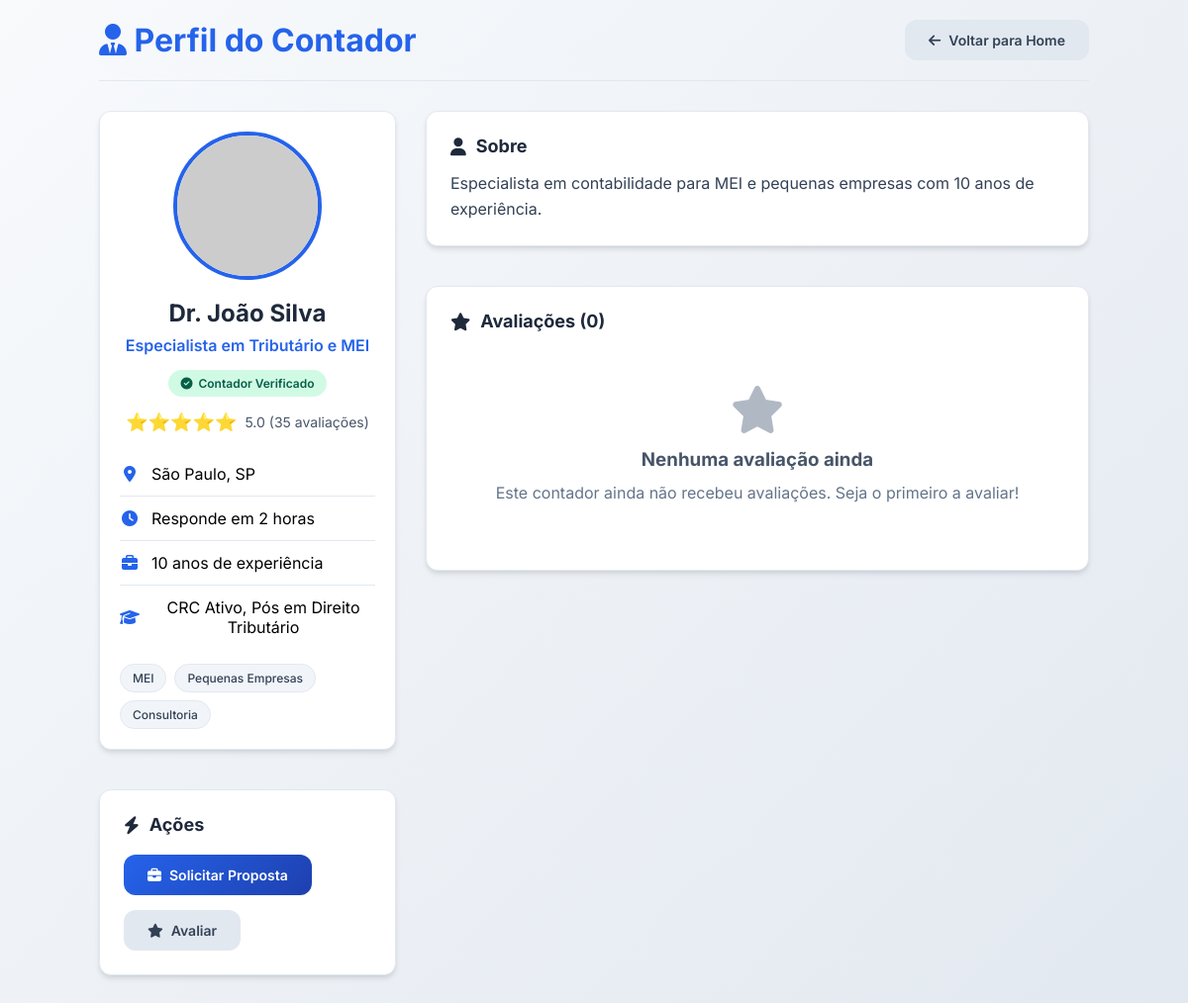
The app's page /perfil_contador/1 with its own data.
### app.py (models this page shows)
class Contador(db.Model):
    id = db.Column(db.Integer, primary_key=True)
    usuario_id = db.Column(db.Integer, db.ForeignKey('usuario.id'), nullable=False)
    nome = db.Column(db.String(100), nullable=False)
    especialidade = db.Column(db.String(200), nullable=False)
    nota = db.Column(db.Float, default=0.0)
    avaliacoes_count = db.Column(db.Integer, default=0)
    foto = db.Column(db.String(300))
    tags = db.Column(db.String(500))  # JSON string
    tempo_resposta = db.Column(db.String(50), default='4 horas')
    localizacao = db.Column(db.String(100))
    descricao = db.Column(db.Text)
    verificado = db.Column(db.Boolean, default=False)
    ativo = db.Column(db.Boolean, default=True)
    experiencia = db.Column(db.String(100))
    formacao = db.Column(db.String(200))
    usuario = db.relationship('Usuario', backref=db.backref('perfil_contador', uselist=False))
    avaliacoes = db.relationship('Avaliacao', backref='contador', lazy=True)
    propostas = db.relationship('Proposta', backref='contador', lazy=True)

### app.py (the view)
@app.route('/perfil_contador/<int:contador_id>')
def perfil_contador(contador_id):
    contador = Contador.query.get_or_404(contador_id)
    avaliacoes = Avaliacao.query.filter_by(contador_id=contador_id)\
        .join(Usuario)\
        .order_by(Avaliacao.data_avaliacao.desc())\
        .all()
    contador_data = {
        "id": contador.id,
        "nome": contador.nome,
        "especialidade": contador.especialidade,
        "nota": contador.nota,
        "avaliacoes_count": contador.avaliacoes_count,
        "foto": contador.foto,
        "tags": json.loads(contador.tags) if contador.tags else [],
        "tempo_resposta": contador.tempo_resposta,
        "localizacao": contador.localizacao,
        "descricao": contador.descricao,
        "verificado": contador.verificado,
        "experiencia": contador.experiencia,
        "formacao": contador.formacao
    }
    return render_template('perfil_contador.html',
                           contador=contador_data,
                           avaliacoes=avaliacoes,
                           usuario_logado='usuario_id' in session)

### templates/perfil_contador.html (shortened to what this page needs)
<!DOCTYPE html>
<html lang="pt-BR">
<head>
    <link rel="stylesheet" href="https://cdnjs.cloudflare.com/ajax/libs/font-awesome/6.4.0/css/all.min.css">
</head>
<body>
    <div class="container">
        <div class="header">
            <h1><i class="fas fa-user-tie"></i> Perfil do Contador</h1>
            <a href="{{ url_for('index') }}" class="btn btn-secondary">
                <i class="fas fa-arrow-left"></i> Voltar para Home
            </a>
        </div>
        <div class="perfil-container">
            <div class="sidebar">
                <div class="card perfil-header">
                    <img src="{{ contador.foto }}" alt="{{ contador.nome }}" class="perfil-avatar">
                    <h1 class="perfil-nome">{{ contador.nome }}</h1>
                    <p class="perfil-especialidade">{{ contador.especialidade }}</p>
                    {% if contador.verificado %}
                    <div class="verificado-badge">
                        <i class="fas fa-check-circle"></i> Contador Verificado
                    </div>
                    {% endif %}
                    <div class="rating">
                        <div class="rating-stars">
                            {{ '⭐' * contador.nota|int }}{{ '☆' * (5 - contador.nota|int) }}
                        </div>
                        <div class="rating-text">
                            {{ "%.1f"|format(contador.nota) }} ({{ contador.avaliacoes_count }} avaliações)
                        </div>
                    </div>
                    <ul class="info-list">
                        <li class="info-item">
                            <i class="fas fa-map-marker-alt"></i>
                            <span>{{ contador.localizacao }}</span>
                        </li>
                        <li class="info-item">
                            <i class="fas fa-clock"></i>
                            <span>Responde em {{ contador.tempo_resposta }}</span>
                        </li>
                        {% if contador.experiencia %}
                        <li class="info-item">
                            <i class="fas fa-briefcase"></i>
                            <span>{{ contador.experiencia }} de experiência</span>
                        </li>
                        {% endif %}
                        {% if contador.formacao %}
                        <li class="info-item">
                            <i class="fas fa-graduation-cap"></i>
                            <span>{{ contador.formacao }}</span>
                        </li>
                        {% endif %}
                    </ul>
                    {% if contador.tags %}
                    <div class="tags-container">
                        {% for tag in contador.tags %}
                        <span class="tag">{{ tag }}</span>
                        {% endfor %}
                    </div>
                    {% endif %}
                </div>
                <div class="card">
                    <h3 class="section-title"><i class="fas fa-bolt"></i> Ações</h3>
                    <div class="acoes-container">
                        {% if usuario_logado %}
                        <button class="btn btn-primary" onclick="abrirModalProposta({{ contador.id }}, '{{ contador.nome }}')">
                            <i class="fas fa-briefcase"></i> Solicitar Proposta
                        </button>
                        <button class="btn btn-secondary" onclick="abrirModalAvaliacao({{ contador.id }}, '{{ contador.nome }}')">
                            <i class="fas fa-star"></i> Avaliar
                        </button>
                        {% else %}
                        <button class="btn btn-primary" onclick="abrirModalLogin()">
                            <i class="fas fa-briefcase"></i> Solicitar Proposta
                        </button>
                        <button class="btn btn-secondary" onclick="abrirModalLogin()">
                            <i class="fas fa-star"></i> Avaliar
                        </button>
                        {% endif %}
                    </div>
                </div>
            </div>
            <div class="main-content">
                <div class="card">
                    <h2 class="section-title"><i class="fas fa-user"></i> Sobre</h2>
                    <p class="descricao">
                        {{ contador.descricao or 'Este contador ainda não adicionou uma descrição sobre seus serviços.' }}
                    </p>
                </div>
                <div class="card">
                    <h2 class="section-title"><i class="fas fa-star"></i> Avaliações ({{ avaliacoes|length }})</h2>
                    {% if avaliacoes %}
                        {% for avaliacao in avaliacoes %}
                        <div class="avaliacao-item">
                            <img src="{{ avaliacao.usuario.foto or 'https://i.pravatar.cc/150?img=0' }}" alt="{{ avaliacao.usuario.nome }}" class="avaliacao-avatar">
                            <div class="avaliacao-content">
                                <div class="avaliacao-header">
                                    <div class="avaliacao-nome">{{ avaliacao.usuario.nome }}</div>
                                    <div class="avaliacao-date">{{ avaliacao.data_avaliacao.strftime('%d/%m/%Y') }}</div>
                                </div>
                                <div class="avaliacao-stars">
                                    {{ '⭐' * avaliacao.nota|int }}{{ '☆' * (5 - avaliacao.nota|int) }}
                                </div>
                                {% if avaliacao.comentario %}
                                <div class="avaliacao-comentario">
                                    "{{ avaliacao.comentario }}"
                                </div>
                                {% endif %}
                            </div>
                        </div>
                        {% endfor %}
                    {% else %}
                        <div class="empty-state">
                            <i class="fas fa-star"></i>
                            <h3>Nenhuma avaliação ainda</h3>
                            <p>Este contador ainda não recebeu avaliações. Seja o primeiro a avaliar!</p>
                        </div>
                    {% endif %}
                </div>
            </div>
        </div>
    </div>
</body>
</html>

### templates/perfil_contador.html (style rules this page uses)
:root { --primary: #2563eb; --primary-dark: #1e40af; --secondary: #64748b; --light: #f8fafc; --dark: #1e293b; --success: #10b981; --warning: #f59e0b; --danger: #ef4444; --gray-100: #f1f5f9; --gray-200: #e2e8f0; --gray-300: #cbd5e1; --gray-400: #94a3b8; --gray-500: #64748b; --gray-600: #475569; --gray-700: #334155; --shadow: 0 4px 6px -1px rgba(0, 0, 0, 0.1), 0 2px 4px -1px rgba(0, 0, 0, 0.06); --shadow-lg: 0 10px 15px -3px rgba(0, 0, 0, 0.1), 0 4px 6px -2px rgba(0, 0, 0, 0.05); --radius: 12px; }
* { margin: 0; padding: 0; box-sizing: border-box; font-family: 'Inter', sans-serif; }
body { background: linear-gradient(135deg, #f8fafc 0%, #e2e8f0 100%); min-height: 100vh; padding: 20px; }
.container { max-width: 1000px; margin: 0 auto; }
.header { display: flex; justify-content: space-between; align-items: center; margin-bottom: 30px; padding-bottom: 20px; border-bottom: 1px solid var(--gray-200); }
.header h1 { color: var(--primary); }
.btn { display: inline-flex; align-items: center; justify-content: center; gap: 8px; padding: 12px 24px; border-radius: var(--radius); font-weight: 600; font-size: 14px; cursor: pointer; transition: all 0.3s ease; border: none; text-decoration: none; }
.btn-primary { background: linear-gradient(135deg, var(--primary) 0%, var(--primary-dark) 100%); color: white; }
.btn-secondary { background: var(--gray-200); color: var(--gray-700); }
.perfil-container { display: grid; grid-template-columns: 300px 1fr; gap: 30px; margin-bottom: 30px; }
.card { background: white; padding: 24px; border-radius: var(--radius); box-shadow: var(--shadow); margin-bottom: 20px; border: 1px solid var(--gray-200); }
.sidebar { display: flex; flex-direction: column; gap: 20px; }
.perfil-header { text-align: center; padding: 20px; }
.perfil-avatar { width: 150px; height: 150px; border-radius: 50%; object-fit: cover; border: 4px solid var(--primary); margin: 0 auto 15px; }
.perfil-nome { font-size: 24px; font-weight: 700; margin-bottom: 8px; color: var(--dark); }
.perfil-especialidade { color: var(--primary); font-weight: 600; margin-bottom: 15px; font-size: 16px; }
.verificado-badge { display: inline-flex; align-items: center; gap: 6px; background: #d1fae5; color: #065f46; padding: 6px 12px; border-radius: 20px; font-size: 12px; font-weight: 600; margin-bottom: 15px; }
.rating { display: flex; align-items: center; justify-content: center; gap: 8px; margin-bottom: 15px; }
.rating-stars { color: var(--warning); font-size: 18px; }
.rating-text { color: var(--gray-600); font-size: 14px; }
.info-list { list-style: none; margin-top: 20px; }
.info-item { display: flex; align-items: center; gap: 12px; padding: 12px 0; border-bottom: 1px solid var(--gray-200); }
.info-item:last-child { border-bottom: none; }
.info-item i { width: 20px; color: var(--primary); }
.tags-container { display: flex; flex-wrap: wrap; gap: 8px; margin-top: 15px; }
.tag { background: var(--gray-100); color: var(--gray-700); padding: 6px 12px; border-radius: 20px; font-size: 12px; font-weight: 500; border: 1px solid var(--gray-200); }
.main-content { display: flex; flex-direction: column; gap: 20px; }
.section-title { font-size: 18px; font-weight: 700; color: var(--dark); margin-bottom: 15px; display: flex; align-items: center; gap: 10px; }
.descricao { line-height: 1.6; color: var(--gray-700); }
.empty-state { text-align: center; padding: 40px 20px; color: var(--gray-500); }
.empty-state i { font-size: 3rem; margin-bottom: 15px; opacity: 0.5; }
.empty-state h3 { margin-bottom: 10px; color: var(--gray-600); }
.empty-state p { line-height: 1.6; }
.acoes-container { display: flex; gap: 15px; margin-top: 20px; flex-wrap: wrap; }

### records on screen
Contador: nome "Dr. João Silva", especialidade "Especialista em Tributário e MEI", nota "⭐⭐⭐⭐⭐", nota "5.0", localizacao "São Paulo, SP", tempo_resposta "2 horas", experiencia "10 anos", formacao "CRC Ativo, Pós em Direito Tributário", descricao "Especialista em contabilidade para MEI e pequenas empresas com 10 anos de experiência."

### other values on screen
{{ contador.avaliacoes_count }} "35"
{{ tag }} "MEI" "Pequenas Empresas" "Consultoria"
{{ avaliacoes|length }} "0"
